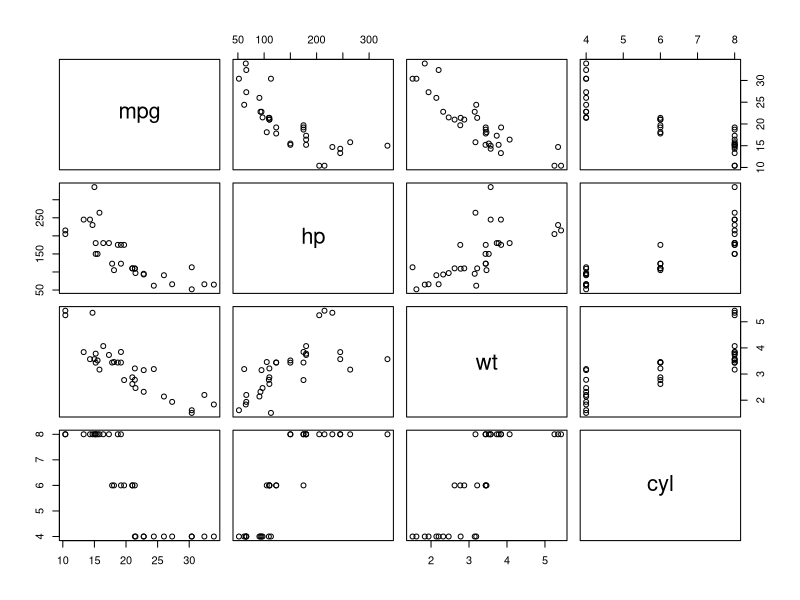

Generate this figure with R:
## ---- chunk 1
summary(mtcars)
## ---- chunk 2
pairs(~ mpg + hp + wt + cyl, data = mtcars)
